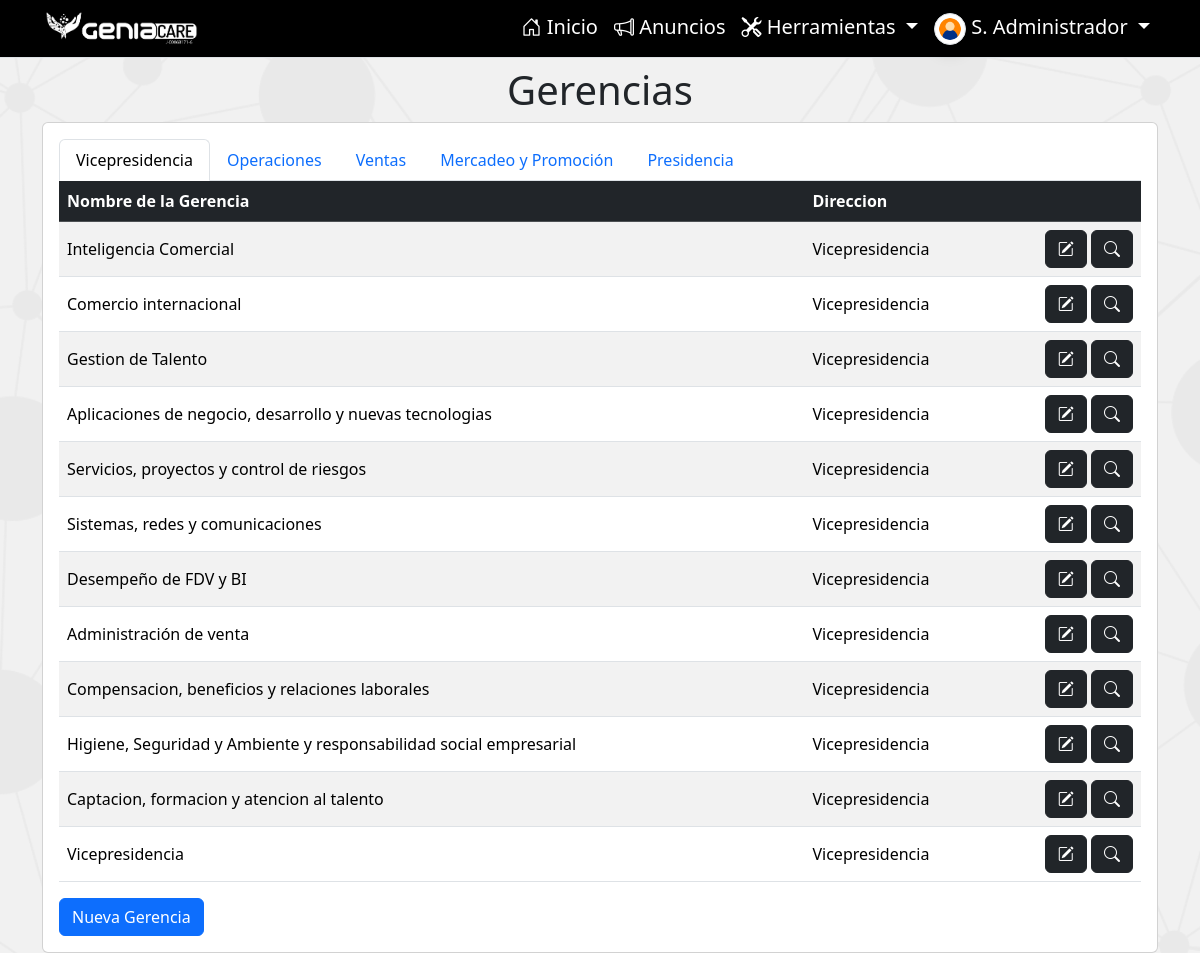
Screenshot of /gerencias/ (signed in) with the database file from the repository.
### performanceGC/models.py (models this page shows, shortened)
class Empleado(models.Model):
    imagen = models.ImageField(upload_to='images/', null=True, blank=True)
    nombre = models.TextField(max_length=200)
    apellido = models.TextField(max_length=200)
    cedula = models.IntegerField(default=0, unique=True)
    ficha = models.IntegerField(default=0, unique=True)
    ceco = models.CharField(max_length=15)
    fechaIngreso = models.DateField('Fecha de Ingreso', null=True, blank=True)
    fechaEgreso = models.DateField(null=True, blank=True)
    fechaNacimiento = models.DateField(null=True, blank=True)
    cargo = models.ForeignKey(Cargo, on_delete=models.CASCADE)
    usuario = models.OneToOneField(
        User, on_delete=models.CASCADE, null=True, blank=True)
    es_evaluado = models.BooleanField(default=True)
    history = HistoricalRecords()
    class Meta:
        ordering = ['ficha']
        verbose_name = 'Empleado'
        verbose_name_plural = 'Empleados'
    def __str__(self):
        return self.nombre + ' ' + self.apellido
    def get_short_name(self):
        return f'{self.nombre[0]}. {self.apellido.split()[0]}'.title()

class Direccion(models.Model):
    nombre = models.CharField(max_length=200, unique=True)
    debajo = models.ForeignKey(
        'self', on_delete=models.CASCADE, null=True, blank=True)
    history = HistoricalRecords()
    class Meta:
        ordering = ['id']
        verbose_name = 'Dirección'
        verbose_name_plural = 'Direcciones'
    def __str__(self):
        return self.nombre
    def gerencias(self):
        return self.gerencia_set.all()

class Gerencia(models.Model):
    nombreText = models.CharField(max_length=200)
    direccion = models.ForeignKey(
        Direccion, on_delete=models.SET_NULL, null=True)
    departamento = models.ForeignKey(
        Departamento, on_delete=models.SET_NULL, null=True)
    debajo = models.ForeignKey(
        'self', on_delete=models.CASCADE, null=True, blank=True)
    history = HistoricalRecords()
    class Meta:
        ordering = ['id']
        verbose_name = 'Gerencia'
        verbose_name_plural = 'Gerencias'

### performanceGC/views.py (the view)
# urls.py: path('gerencias/', views.seeGerencias, name='seeGerencias'),
@staff_member_required(login_url='signin')
def seeGerencias(request):
    direcciones = Direccion.objects.all()
    return render(request, 'seeGerencias.html', {
        'direcciones': direcciones,
    })

### performanceGC/models.py (called while the page is built)
    def __str__(self):
        return self.nombreText

### performanceGC/templatetags/custom_tags.py (called while the page is built)
@register.filter
def get_file_url(file_field):
    try:
        return file_field.url
    except ValueError:
        return None

### performanceGC/templates/seeGerencias.html
{% extends 'main.html' %}
{% load static %}
{% load custom_tags %}
{% load widget_tweaks %}
{% block content %}
<div class="container mt-2">
    <div class="row">
        <div class="col-12">
            <h1 class="text-center">Gerencias</h1>
        </div>
    </div>
    <div class="card card-body">
        <ul class="nav nav-tabs" id="myTab" role="tablist">
            {% for direccion in direcciones %}
            <li class="nav-item" role="presentation">
                <button class="nav-link {% if forloop.first %}active{% endif %}" id="tab-{{direccion.id}}-tab"
                    data-bs-toggle="tab" data-bs-target="#tab-{{direccion.id}}" type="button" role="tab"
                    aria-controls="tab-{{direccion.id}}"
                    aria-selected="{% if forloop.first %}true{% else %}false{% endif %}">
                    {{direccion}}
                </button>
            </li>
            {% endfor %}
        </ul>
        <div class="tab-content" id="myTabContent">
            {% for direccion in direcciones %}
            <div class="tab-pane fade {% if forloop.first %}show active{% endif %}" id="tab-{{direccion.id}}"
                role="tabpanel" aria-labelledby="tab-{{direccion.id}}-tab">
                <table class="table table-hover table-striped datatable align-middle w-100">
                    <thead class="table-dark">
                        <tr>
                            <th scope="col">Nombre de la Gerencia</th>
                            <th scope="col">Direccion</th>
                            <th scope="col"></th>
                        </tr>
                    </thead>
                    <tbody>
                        {% for gerencia in direccion.gerencias %}
                        <tr>
                            <td>{{gerencia.nombreText}}</td>
                            <td>{{gerencia.direccion}}</td>
                            <td class="text-end">
                                <a href="{% url 'editGerencia' gerencia.id %}" class="btn btn-dark">
                                    <i class="bi bi-pencil-square"></i>
                                </a>
                                <a href="{% url 'gerenciadetails' gerencia.id %}" class="btn btn-dark">
                                    <i class="bi bi-search"></i>
                                </a>
                            </td>
                        </tr>
                        {% endfor %}
                    </tbody>
                </table>
                <a href="{% url 'addGerencia' %}" class="btn btn-primary">Nueva
                    Gerencia</a>
            </div>
            {% endfor %}
        </div>
        {% endblock %}

### performanceGC/templates/main.html (shortened to what this page needs)
{% load static %}
{% load custom_tags %}
<!DOCTYPE html>
<html lang="en" >
<head>
  <link rel="stylesheet" href="{% static 'css/styles.css' %}">
  <link rel="stylesheet" href="{% static 'vendor/bootstrap/bootstrap.min.css' %}" />
  <link rel="stylesheet" href="{% static 'vendor/bootstrap-icons/bootstrap-icons.min.css' %}" />
  <link rel="stylesheet" href="{% static 'vendor/select2/css/select2.min.css' %}" />
  <link rel="stylesheet" type="text/css" href="{% static 'vendor/datatables/css/dataTables.dataTables.min.css' %}" />
  <link rel="stylesheet" href="https://cdn.jsdelivr.net/npm/select2-bootstrap-5-theme@1.3.0/dist/select2-bootstrap-5-theme.min.css" />
</head>
<body class="bg-image" style="background-color: #f1f1f1; ">
  <nav class="navbar navbar-expand-lg bg-black border-bottom border-bottom-dark py-1 sticky-md-top" >
    <div class="container">
      <a class="navbar-brand  py-0" href="{% url 'index' %}">
        <img src="{% static 'logo.png' %}" alt="GeniaCare" height="40" class="logo">
      </a>
      {% if user.is_authenticated %}
      <div class="collapse navbar-collapse" id="navbarSupportedContent">
        <ul class="navbar-nav ms-auto mb-2 mb-lg-0">
          <li class="nav-item-gc">
            <a class="nav-link text-white fs-5 bi bi-house-door" aria-current="page" href="{% url 'index' %}"> Inicio</a>
          </li>
          <li class="nav-item-gc">
            <a class="nav-link text-white fs-5 bi bi-megaphone" aria-current="page" href="{% url 'announcements' %}"> Anuncios</a>
          </li>
          {% if user.is_staff %}
          <li class="nav-item-gc dropdown ">
            <a class="nav-link dropdown-toggle text-white fs-5 bi bi-tools" href="" role="button"
              data-bs-toggle="dropdown" aria-expanded="false">
              Herramientas
            </a>
          </li>
          {% endif %}
          <li class="nav-item-g c dropdown ">
            <a class="nav-link dropdown-toggle text-white fs-5" href="" role="button" data-bs-toggle="dropdown"
              aria-expanded="false">
              {% with 'default-avatar.png' as default_avatar_name %}
                    {% static default_avatar_name as default_avatar_url %}
              <img src="{{ user.empleado.imagen|get_file_url|default:default_avatar_url }}"
                             alt="Sin imagen"
                             onerror="this.onerror=null;this.src='{{ default_avatar_url }}';"
                             class="rounded-circle img-fluid img-thumbnail shadow"
                             style="width: 32px; height: 32px;" />
              {% endwith %}
              {{user.empleado.get_short_name}}
            </a>
          </li>
        </ul>
      </div>
      {% endif %}
    </div>
  </nav>
  {% block content %}
  {% endblock %}
</div>
</body>
</html>

### rows the page displays
Direccion: nombre "Vicepresidencia"
Direccion: nombre "Operaciones"
Direccion: nombre "Ventas"
Direccion: nombre "Mercadeo y Promoción"
Direccion: nombre "Presidencia"
Gerencia: nombreText "Inteligencia Comercial", direccion "Vicepresidencia"
Gerencia: nombreText "Comercio internacional", direccion "Vicepresidencia"
Gerencia: nombreText "Gestion de Talento", direccion "Vicepresidencia"
Gerencia: nombreText "Aplicaciones de negocio, desarrollo y nuevas tecnologias", direccion "Vicepresidencia"
Gerencia: nombreText "Servicios, proyectos y control de riesgos", direccion "Vicepresidencia"
Gerencia: nombreText "Sistemas, redes y comunicaciones", direccion "Vicepresidencia"
Gerencia: nombreText "Desempeño de FDV y BI", direccion "Vicepresidencia"
Gerencia: nombreText "Administración de venta", direccion "Vicepresidencia"
Gerencia: nombreText "Compensacion, beneficios y relaciones laborales", direccion "Vicepresidencia"
Gerencia: nombreText "Higiene, Seguridad y Ambiente y responsabilidad social empresarial", direccion "Vicepresidencia"
Gerencia: nombreText "Captacion, formacion y atencion al talento", direccion "Vicepresidencia"
Gerencia: nombreText "Vicepresidencia", direccion "Vicepresidencia"

### other values shown
{{ user.empleado.get_short_name }} "S. Administrador"
